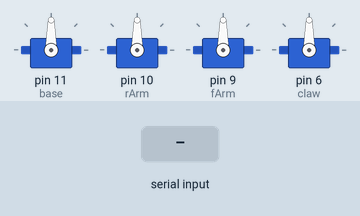
This sketch was run on a simulated Arduino Uno, built with avr-gcc and run on an emulated ATmega328P. On the bench: 4 × servo. Inputs (shaded band) come from the test bench. What the sketch prints to the serial monitor is not drawn.

Above: at 1.2 s.
1.3 s: "b,45\n" received over Serial
At 1.9 s:
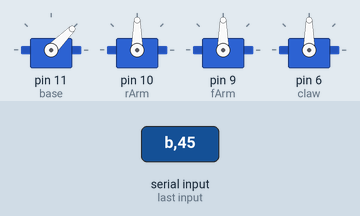
2.8 s: "r,45\n" received over Serial
At 3.1 s:
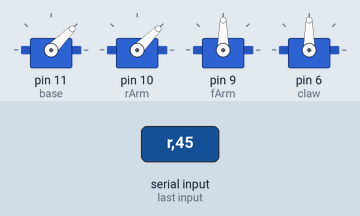
4.3 s: "f,45\n" received over Serial
At 5.4 s:
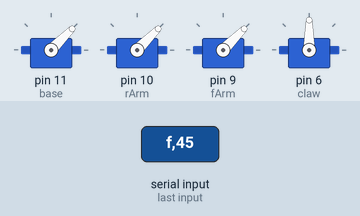
5.8 s: "c,45\n" received over Serial
At 6.6 s:
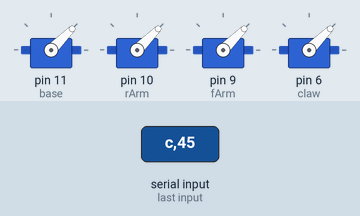
7.3 s: "b" received over Serial
At 9.5 s:
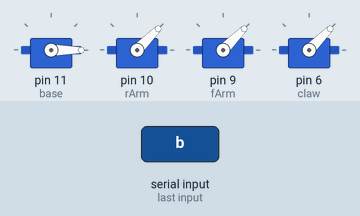
9.8 s: "r" received over Serial
At 11.4 s:
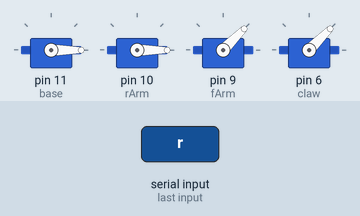
Timing chart, 0 to 12.9 s (numbered marks = the images above; inputs shaded):
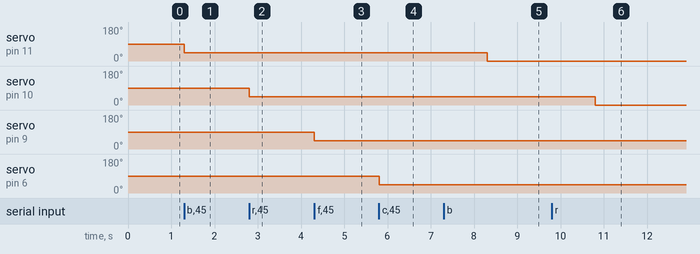

Measured:
- after the input at 1.3 s, servo on pin 11 (base): 90° → 45° at once
- after the input at 2.8 s, servo on pin 10 (rArm): 90° → 45° at once
- after the input at 4.3 s, servo on pin 9 (fArm): 90° → 45° at once
- after the input at 5.8 s, servo on pin 6 (claw): 90° → 45° at once
- after the input at 7.3 s, servo on pin 11 (base): 45° → 0° after 1.0 s
- after the input at 9.8 s, servo on pin 10 (rArm): 45° → 0° after 1.0 s

The sketch:

20022.06.08_Arm.ino
```cpp
#include <Servo.h>

Servo base,fArm,rArm,claw;  //建立4个电机对象
int dataIndex = 0;

void setup() {
  // put your setup code here, to run once:
  base.attach(11);
  rArm.attach(10);
  fArm.attach(9);
  claw.attach(6);
  Serial.begin(9600);
  Serial.println("Please input serial data.");
}

void loop() {
  // put your main code here, to run repeatedly:
if (Serial.available())
  {
    char servoName = Serial.read();//获取电机编号

    Serial.print("servoName = ");
    Serial.print(servoName);
    Serial.print("  ,  ");

    int data = Serial.parseInt(); //获取电机指令中电机角度信息

    switch (servoName)  // 根据编号对电机进行旋转
       {
        case 'b':       // b180  //电机指令b，设置base电机角度
        base.write(data);
        Serial.print("Set base servo value: ");
        Serial.println(data);
        break;

        case 'r':       //电机指令f，设置base电机角度
        rArm.write(data);
        Serial.print("Set rArm servo value: ");
        Serial.println(data);
        break;

        case 'f':       //电机指令b，设置base电机角度
        fArm.write(data);
        Serial.print("Set rArm servo value: ");
        Serial.println(data);
        break;

        case 'c':       //电机指令b，设置base电机角度
        claw.write(data);
        Serial.print("Set claw servo value: ");
        Serial.println(data);
        break;
        }
    }
}
```
